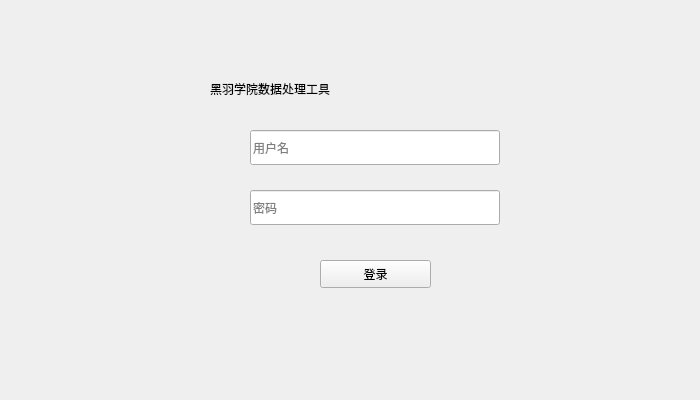
<?xml version="1.0" encoding="UTF-8"?>
<ui version="4.0">
 <class>Form</class>
 <widget class="QWidget" name="Form">
  <property name="geometry">
   <rect>
    <x>0</x>
    <y>0</y>
    <width>700</width>
    <height>400</height>
   </rect>
  </property>
  <property name="minimumSize">
   <size>
    <width>700</width>
    <height>400</height>
   </size>
  </property>
  <property name="maximumSize">
   <size>
    <width>700</width>
    <height>400</height>
   </size>
  </property>
  <property name="windowTitle">
   <string>登录</string>
  </property>
  <property name="windowIcon">
   <iconset>
    <normaloff>images/数据分析.png</normaloff>images/数据分析.png</iconset>
  </property>
  <widget class="QPushButton" name="Button_login">
   <property name="geometry">
    <rect>
     <x>320</x>
     <y>260</y>
     <width>111</width>
     <height>28</height>
    </rect>
   </property>
   <property name="text">
    <string>登录</string>
   </property>
  </widget>
  <widget class="QLineEdit" name="lineEdit_username">
   <property name="geometry">
    <rect>
     <x>250</x>
     <y>130</y>
     <width>250</width>
     <height>35</height>
    </rect>
   </property>
   <property name="placeholderText">
    <string>用户名</string>
   </property>
  </widget>
  <widget class="QLineEdit" name="lineEdit_password">
   <property name="geometry">
    <rect>
     <x>250</x>
     <y>190</y>
     <width>250</width>
     <height>35</height>
    </rect>
   </property>
   <property name="echoMode">
    <enum>QLineEdit::PasswordEchoOnEdit</enum>
   </property>
   <property name="placeholderText">
    <string>密码</string>
   </property>
  </widget>
  <widget class="QLabel" name="label">
   <property name="geometry">
    <rect>
     <x>210</x>
     <y>60</y>
     <width>430</width>
     <height>58</height>
    </rect>
   </property>
   <property name="styleSheet">
    <string notr="true">font: 75 26pt &quot;Adobe Devanagari&quot;;</string>
   </property>
   <property name="text">
    <string>黑羽学院数据处理工具</string>
   </property>
  </widget>
  <widget class="QLabel" name="label_2">
   <property name="geometry">
    <rect>
     <x>10</x>
     <y>50</y>
     <width>231</width>
     <height>201</height>
    </rect>
   </property>
   <property name="text">
    <string/>
   </property>
   <property name="pixmap">
    <pixmap>images/数据分析.png</pixmap>
   </property>
  </widget>
 </widget>
 <resources/>
 <connections/>
</ui>
